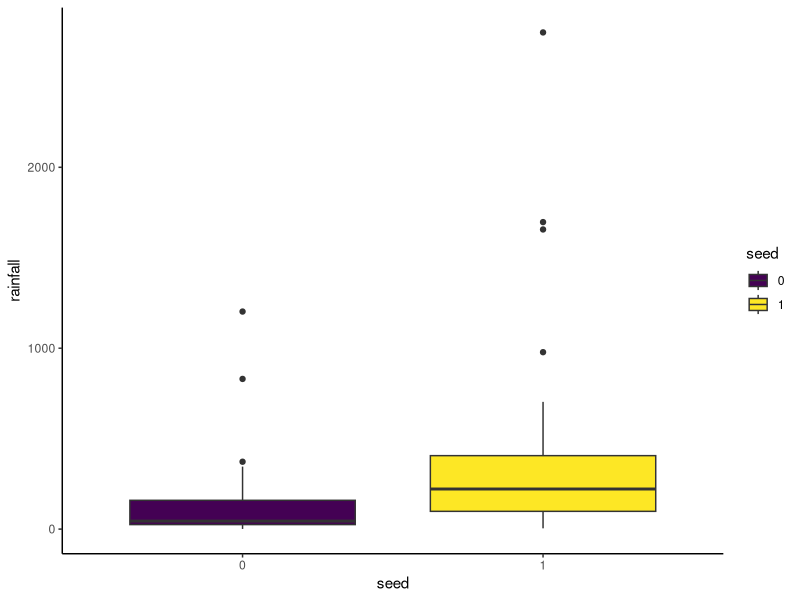

This chart was generated by the following R code:
#author：LiYuan
#assignment3

###################################################
#           1. init parameters
###################################################
rm(list=ls())
library("dplyr")
library("ggplot2")
library(tidyr)
setwd("../assignment3/")

###################################################
#           2. build datasets
###################################################
rainfall_unseed<- c(1202.6, 830.1, 372.4, 345.5, 321.2, 244.3, 
                    163.0, 147.8, 95.0, 87.0, 81.2, 68.5, 47.3, 41.1, 
                    36.6, 29.0, 28.6, 26.3, 26.0, 24.4, 21.4, 17.3, 11.5, 
                    4.9, 4.9, 1.0)
rainfall_seed<-c(2745.6, 1697.1, 1656.4, 978.0, 703.4, 489.1, 
                 430.0, 334.1, 302.8, 274.7, 274.7, 255.0, 242.5, 200.7, 
                 198.6, 129.6, 119.0, 
                 118.3, 115.3, 92.4, 40.6, 32.7, 31.4, 17.5, 7.7, 4.1)
rainfall_data_tbl<-as_tibble(data.frame(rainfall=c(rainfall_unseed,rainfall_seed),
                          seed=(c(rep(0,26),rep(1,26)))
                          )) %>%
  mutate(seed = factor(seed, ordered = TRUE)) 

###################################################
#           3. plot two box plot3
###################################################
#assignment3-1.1 Plot two box plots side-by-side of data from the two groups.
rainfall_data_tbl %>% 
ggplot( aes(x = seed, y = rainfall, fill = seed)) +
  geom_boxplot() +
  theme_classic()

###################################################
#           4. one way anova
###################################################
#assignment3-1.2 Did cloud seeding have an effect on rainfall in this experiment?
anova_one_way <- aov(rainfall ~ seed, data = rainfall_data_tbl)
summary(anova_one_way) #no significant
